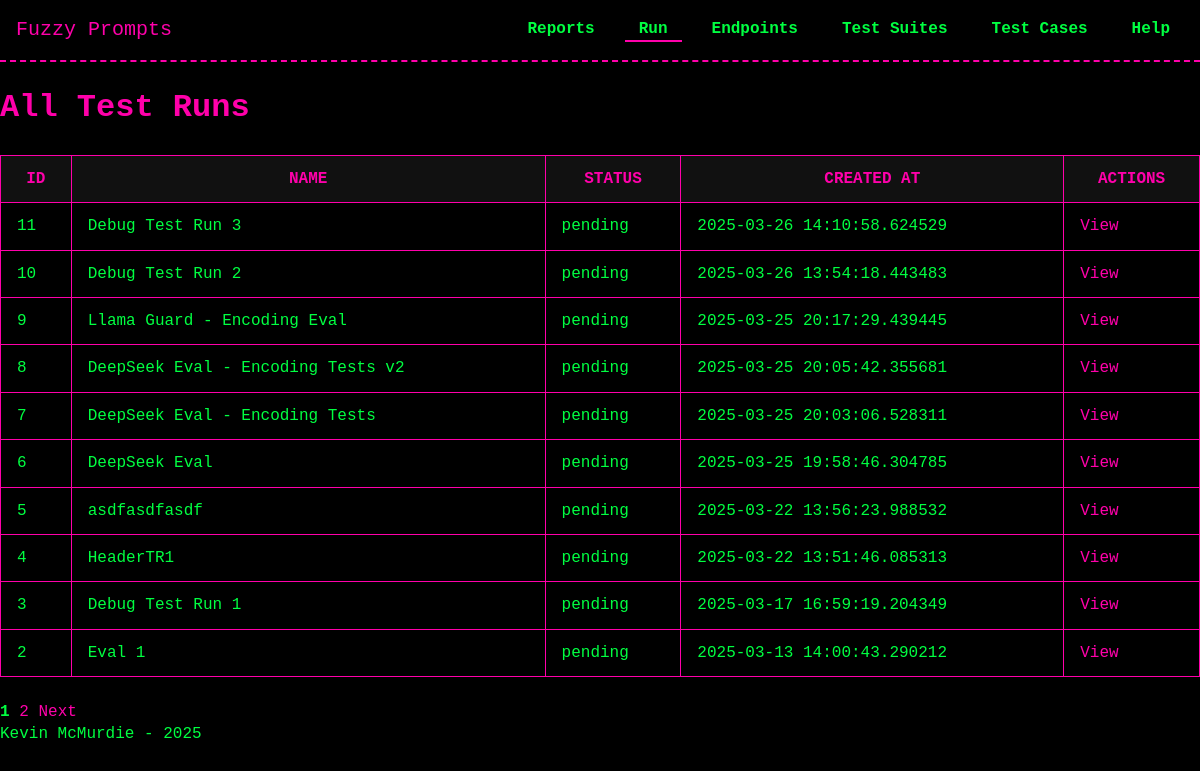
Before: /test_runs/ with the older database file.
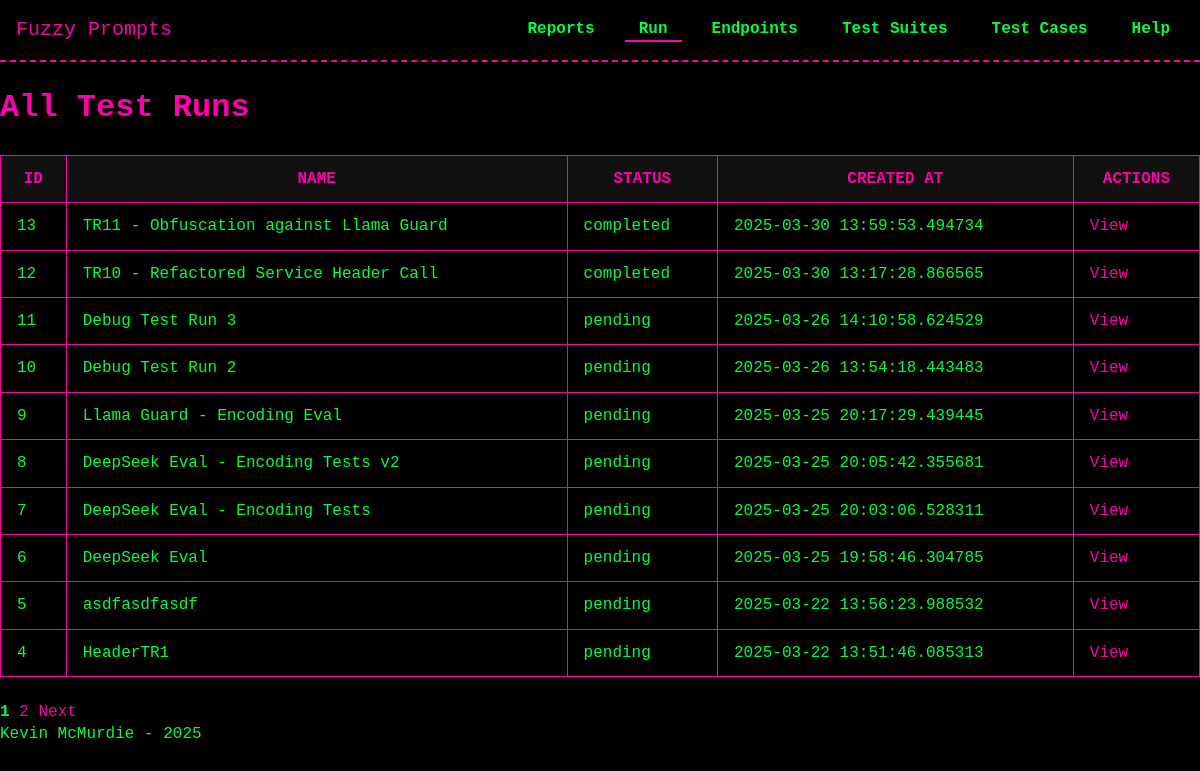
After: the same page with the newer database file.
### models/model_TestRun.py (models this page shows, shortened)
class TestRun(db.Model):
    __tablename__ = 'test_runs'
    id = db.Column(db.Integer, primary_key=True)
    name = db.Column(db.String(255), nullable=False)
    created_at = db.Column(db.DateTime, default=datetime.now)
    status = db.Column(db.String(50), default="pending")
    endpoint_id = db.Column(
        db.Integer,
        db.ForeignKey("endpoints.id", ondelete="SET NULL"),
        nullable=True
    )
    endpoint = db.relationship("Endpoint", back_populates="test_runs", passive_deletes=True)
    test_suites = db.relationship('TestSuite', secondary=test_run_suites, back_populates='test_runs')
    attempts = db.relationship('TestRunAttempt', back_populates='test_run', cascade='all, delete-orphan')

### routes/test_runs.py (the view)
@test_runs_bp.route('/', methods=['GET'])
def list_test_runs():
    page = request.args.get('page', 1, type=int)
    pagination = TestRun.query.order_by(TestRun.id.desc()).paginate(page=page, per_page=10, error_out=False)
    runs = pagination.items
    return render_template('test_runs/list_test_runs.html', test_runs=runs, pagination=pagination)

### templates/test_runs/list_test_runs.html (shortened to what this page needs)
{% extends "base.html" %}
{% block head %}
  <link rel="stylesheet" href="{{ url_for('static', filename='css/tables.css') }}">
{% endblock %}
{% block content %}
<h1>All Test Runs</h1>
{% if test_runs %}
  <table>
    <thead>
      <tr>
        <th>ID</th>
        <th>Name</th>
        <th>Status</th>
        <th>Created At</th>
        <th>Actions</th>
      </tr>
    </thead>
    <tbody>
      {% for run in test_runs %}
        <tr>
          <td>{{ run.id }}</td>
          <td>{{ run.name or 'N/A' }}</td>
          <td>{{ run.status or 'pending' }}</td>
          <td>{{ run.created_at or 'N/A' }}</td>
          <td>
            <a href="{{ url_for('test_runs_bp.view_test_run', run_id=run.id) }}">View</a>
          </td>
        </tr>
      {% endfor %}
    </tbody>
  </table>
  {% if pagination.pages > 1 %}
    <div style="margin-top: 1rem;">
      {% for p in range(1, pagination.pages + 1) %}
        {% if p == pagination.page %}
          <strong>{{ p }}</strong>
        {% else %}
          <a href="{{ url_for('test_runs_bp.list_test_runs', page=p) }}">{{ p }}</a>
        {% endif %}
      {% endfor %}
      {% if pagination.has_next %}
        <a href="{{ url_for('test_runs_bp.list_test_runs', page=pagination.next_num) }}">Next</a>
      {% endif %}
    </div>
  {% endif %}
{% else %}
  <p>No test runs found.</p>
{% endif %}
{% endblock %}

Changed rows visible on the page:
no longer on this page (row unchanged): TestRun: id "3", name "Debug Test Run 1", status "pending", created_at "2025-03-17 16:59:19.204349"
no longer on this page (row unchanged): TestRun: id "2", name "Eval 1", status "pending", created_at "2025-03-13 14:00:43.290212"
added TestRun: id "13", name "TR11 - Obfuscation against Llama Guard", status "completed", created_at "2025-03-30 13:59:53.494734"
added TestRun: id "12", name "TR10 - Refactored Service Header Call", status "completed", created_at "2025-03-30 13:17:28.866565"
